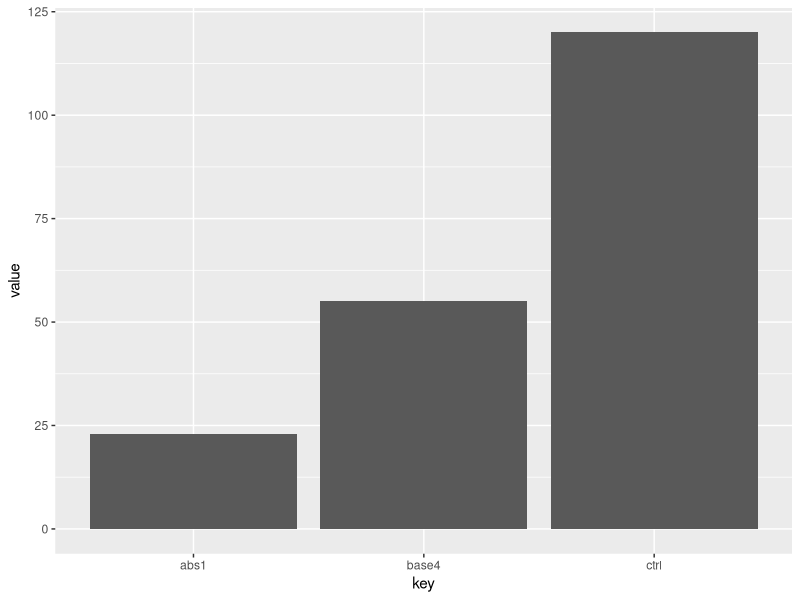
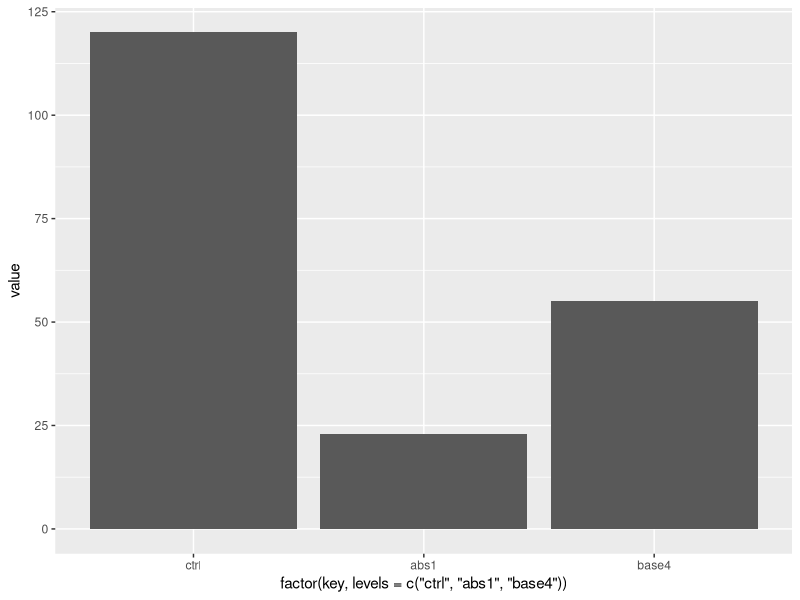
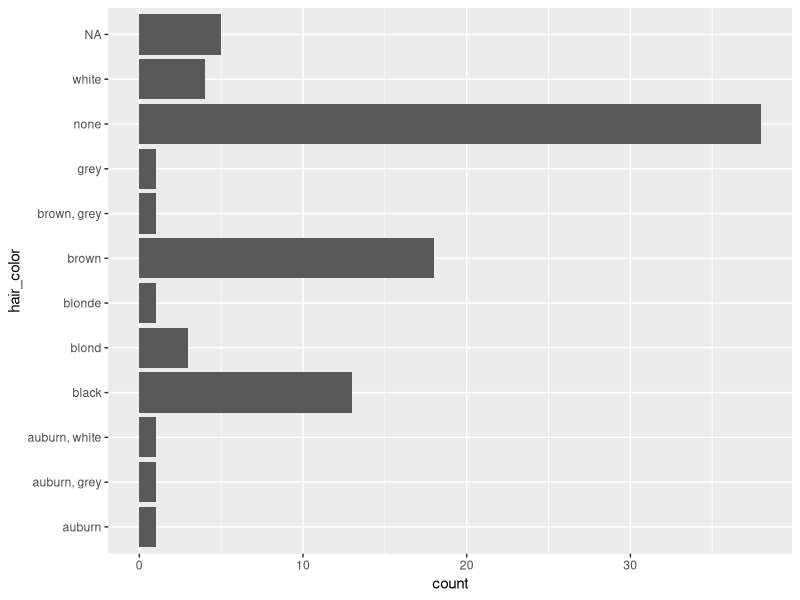
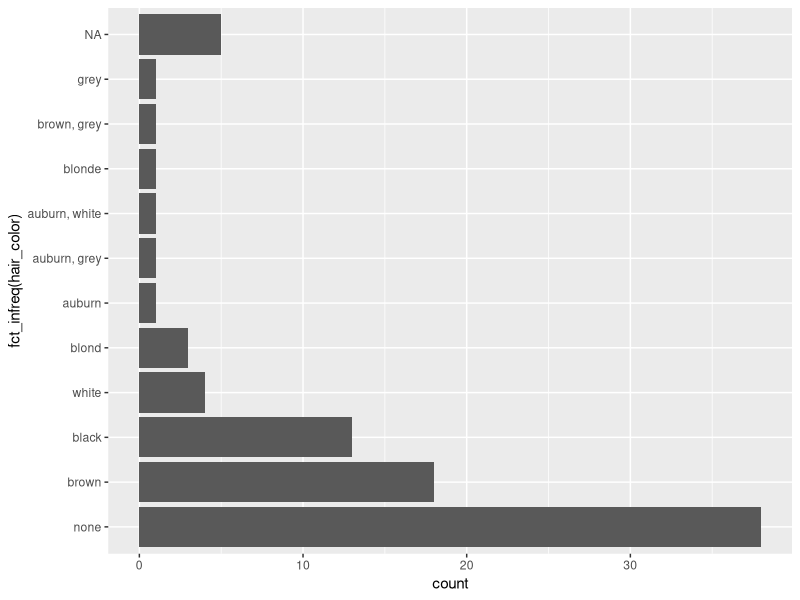

Here is the R script that generated these plots, in order:
## ---- chunk 1
knitr::opts_chunk$set(echo = TRUE)
## ---- chunk 2
?grep
## ---- chunk 3
grep("na", c("flying", "microtonal", "banana"))
## ---- chunk 4
grepl("na", c("flying", "microtonal", "banana"))
## ---- chunk 5
sub("na", "NA", c("flying", "microtonal", "banana"))
## ---- chunk 6
gsub("na", "NA", c("flying", "microtonal", "banana"))
## ---- chunk 7
strsplit("flying microtonal banana", " ")
## ---- chunk 8
nchar(c("flying", "microtonal", "banana", ""))
## ---- chunk 9
library(tidyverse)
## ---- chunk 10
str_which(c("flying", "microtonal", "banana"), "na")
## ---- chunk 11
str_detect(c("flying", "microtonal", "banana"), "na")
## ---- chunk 12
str_replace(c("flying", "microtonal", "banana"), "na", "NA")
## ---- chunk 13
str_replace_all(c("flying", "microtonal", "banana"), "na", "NA")
## ---- chunk 14
str_split("flying microtonal banana", " ")
## ---- chunk 15
str_length(c("flying", "microtonal", "banana", ""))
## ---- chunk 16
data <- tribble(~key,~value,
               "ctrl", 120,
               "abs1", 23,
               "base4", 55
)
ggplot(data, aes(x = key, y = value)) + 
  geom_col() 
## ---- chunk 17
ggplot(data, aes(x = factor(key, levels = c("ctrl", "abs1", "base4")), y = value)) + 
  geom_col() 
## ---- chunk 18
ggplot(starwars, aes(y = hair_color)) + 
  geom_bar() 
## ---- chunk 19
ggplot(starwars, aes(y = fct_infreq(hair_color))) + 
  geom_bar() 
